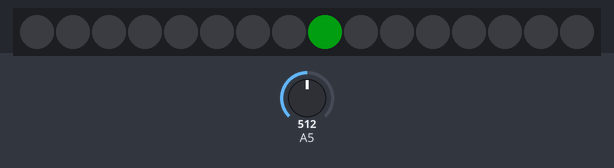
Bench run of a sketch on a simulated Arduino Uno, built with avr-gcc and run on an emulated ATmega328P. Shown: 16 RGB LEDs in strip order, left to right. Inputs (shaded band) come from the test bench; at power-on: A5 = 512. Dim RGB values are drawn brighter than linear; what the sketch prints to the serial monitor is not drawn.

Above: at 1.2 s.
1.3 s: A5 set to 950
At 2.1 s:
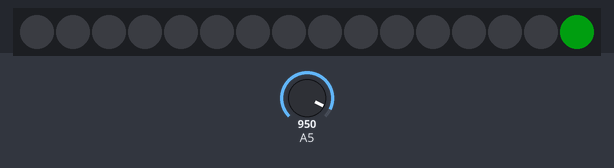
2.8 s: A5 set to 973
4.3 s: A5 set to 900
At 5.5 s:
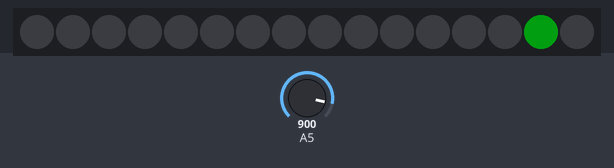
5.8 s: A5 set to 1023
7.3 s: A5 set to 511
At 7.8 s:
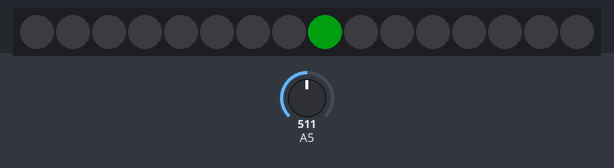
Timing chart, 0 to 9.3 s (numbered marks = the images above; inputs shaded):
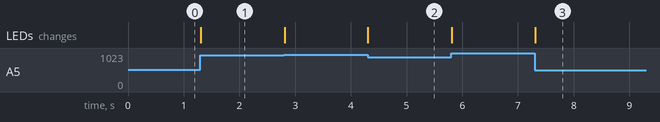

The sketch:

pixelTest2.ino
```cpp
    // Simple NeoPixel test.  Lights just a few pixels at a time so a
    // 1m strip can safely be powered from Arduino 5V pin.  Arduino
    // may nonetheless hiccup when LEDs are first connected and not
    // accept code.  So upload code first, unplug USB, connect pixels
    // to GND FIRST, then +5V and digital pin 6, then re-plug USB.
    // A working strip will show a few pixels moving down the line,
    // cycling between red, green and blue.  If you get no response,
    // might be connected to wrong end of strip (the end wires, if
    // any, are no indication -- look instead for the data direction
    // arrows printed on the strip).

    #include <Adafruit_NeoPixel.h>

    #define PIN    6
    #define N_LEDS 16

    Adafruit_NeoPixel strip = Adafruit_NeoPixel(N_LEDS, PIN, NEO_GRB + NEO_KHZ800);

    int index = 0;

    int color;

    void setup() {
      strip.begin();

      Serial.begin(9600);

    }

    void loop() {

      color = strip.Color(0, 30, 3);

      index = analogRead(5);
      index = map(index, 0, 1024, 0, 17);

      Serial.println(index);

      strip.setPixelColor(index, color);
      strip.show();

      for (int i = 0; i < 16; i++) {
          if (i != index) {
              strip.setPixelColor(i, 0);
          }
      }


      //chase(strip.Color(255, 0, 0)); // Red
      //chase(strip.Color(0, 255, 0)); // Green
      //chase(strip.Color(0, 0, 255)); // Blue
    }


    static void blank() {
       for(uint16_t i=0; i<strip.numPixels() + 4; i++) {
          strip.setPixelColor(i-3, 0); // Erase pixel a few steps back
          strip.show();
          //delay(500);
    }
  }


    static void chase(uint32_t c) {
      for(uint16_t i=0; i<strip.numPixels() + 4; i++) {
          strip.setPixelColor(i  , c); // Draw new pixel
          strip.setPixelColor(i-3, 0); // Erase pixel a few steps back
          strip.show();
          delay(500);
      }
    }
```

Measured:
- after the input at 1.3 s, the LEDs: first change at once (image 1 shows a later state)
- after the input at 4.3 s, the LEDs: change at once (image 2)
- after the input at 7.3 s, the LEDs: change at once (image 3)
